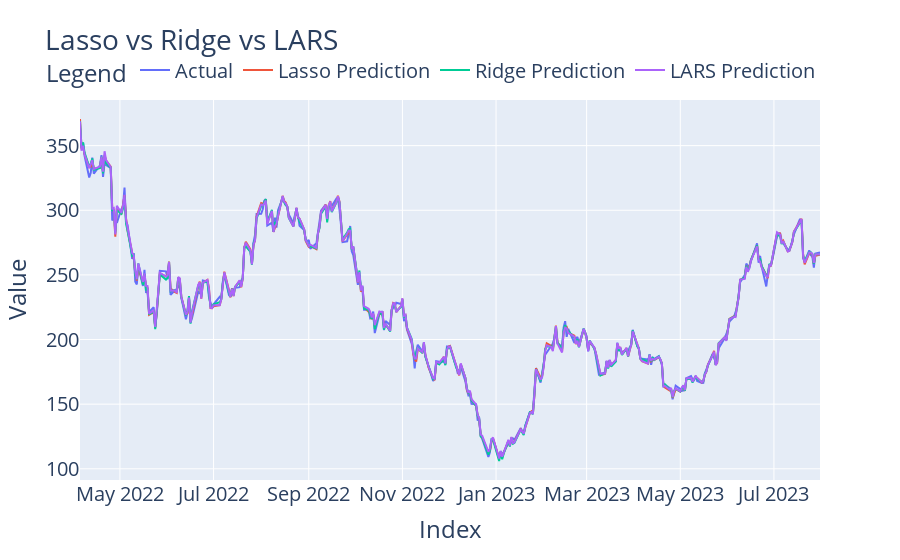

The cell this chart's notebook holds for it:
### Markdown cell above
## Comparison of Ridge, Lasso, LARS

### Code cell
'''plt.figure(figsize = (25, 10))
plt.plot(y_test, color = 'blue', label = 'actual')
plt.plot(y_test_pred_lasso, color = 'green', label = 'prediction Lasso')
plt.plot(y_test_pred_ridge, color = 'red', label = 'prediction Ridge')
plt.plot(y_test_pred_lars, color = 'yellow', label = 'prediction Lars')
plt.title("Lasso vs Ridge vs Lars", fontdict= {'fontsize': 20})
plt.legend(loc = 'upper left')
plt.show()'''

import plotly.graph_objects as go

fig = go.Figure()

fig.add_trace(go.Scatter(
    x=y_test.index,
    y=y_test,
    mode='lines', 
    name='Actual'
))

fig.add_trace(go.Scatter(
    x=y_test.index,
    y=y_test_pred_lasso,
    mode='lines',
    name='Lasso Prediction' 
))

fig.add_trace(go.Scatter(
    x=y_test.index,
    y=y_test_pred_ridge,
    mode='lines',
    name='Ridge Prediction'
))

fig.add_trace(go.Scatter(
    x=y_test.index,
    y=y_test_pred_lars,
    mode='lines', 
    name='LARS Prediction'
))

fig.update_layout(
    title='Lasso vs Ridge vs LARS',
    xaxis_title='Index',
    yaxis_title='Value',
    legend_title='Legend',
    font=dict(size=20),
    legend=dict(
        orientation="h",
        yanchor="bottom",
        y=1.02,
        xanchor="right",
        x=1
    )
)

fig.show()

### Figure 1 — Plotly figure (JSON) as saved in the notebook; plotly's stock layout.template omitted (floating-point values rounded to 4 significant figures; data arrays with more than 128 entries replaced by an {"elided": "..."} marker saying what was removed)
{"data": [{"mode": "lines", "name": "Actual", "type": "scatter", "x": {"elided": "331 str values"}, "y": {"elided": "331 float values"}}, {"mode": "lines", "name": "Lasso Prediction", "type": "scatter", "x": {"elided": "331 str values"}, "y": {"elided": "331 float values"}}, {"mode": "lines", "name": "Ridge Prediction", "type": "scatter", "x": {"elided": "331 str values"}, "y": {"elided": "331 float values"}}, {"mode": "lines", "name": "LARS Prediction", "type": "scatter", "x": {"elided": "331 str values"}, "y": {"elided": "331 float values"}}], "layout": {"font": {"size": 20}, "legend": {"orientation": "h", "title": {"text": "Legend"}, "x": 1, "xanchor": "right", "y": 1.02, "yanchor": "bottom"}, "title": {"text": "Lasso vs Ridge vs LARS"}, "xaxis": {"title": {"text": "Index"}}, "yaxis": {"title": {"text": "Value"}}}}
